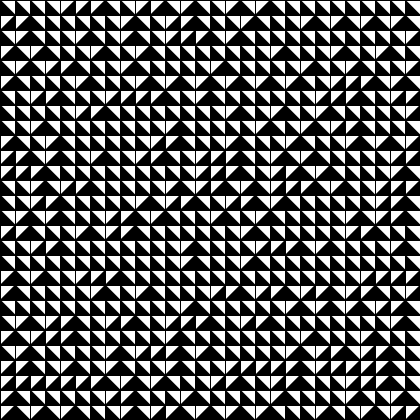
Frame 1 (no input)
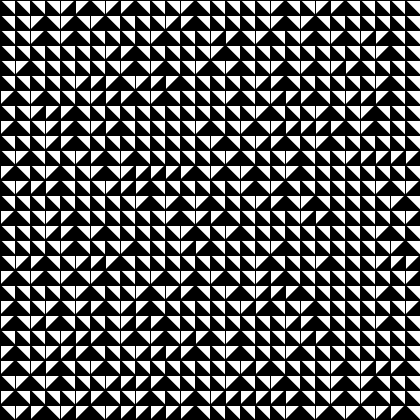
Frame 2 (the mouse pressed at the canvas centre, redrawn once)

The Processing sketch that drew these frames (run headless with seeded random() and noise(); the mouse was pressed at the canvas centre and the sketch redrawn once):

// Processing sketch: processing_130343
// ── processing_130343.pde

int shape;
//int i = int(random(1,4));

void setup() {
  size(420, 420);
} //end setup

void draw() {
  background(0);
  fill(255);
  for (int x = 0; x < width; x += 15) {
    for (int y = 0; y < height; y += 15) {
      Shape(x, y);
    }
  }
  noLoop();
} //end draw

//forms a triangle at random at the given coordinates
void Shape(int x, int y) {
  int i = int(random(1,4));
  if (i == 1) {
    triangle(x, y, x, y+15, x+15, y);
  }
  else if (i == 2) {
    triangle(x, y, x+15, y, x+15, y+15);
  }
  else if (i == 3) {
    triangle(x, y, x+15, y, x+15, y+15);
  }
  else if (i == 4) {
    triangle(x, y+15, x+15, y+15, x+15, y);
  }
}
